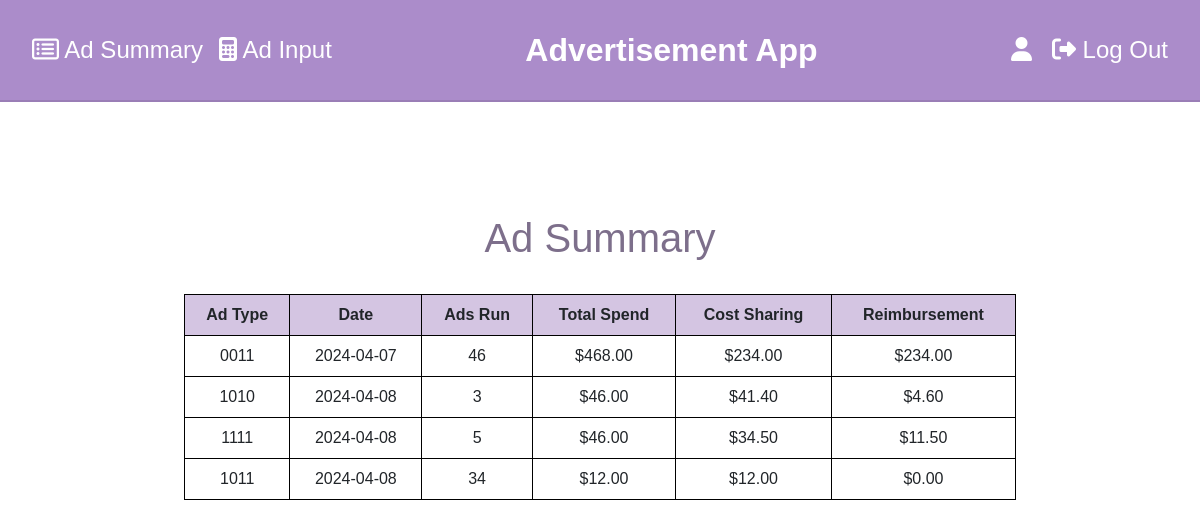
/ads/ad_summary/ (signed in), run on the app's committed database.
### ads/models.py (models this page shows)
class AdType(models.Model):
    ad_code = models.CharField(max_length=10)
    cost_share_rate = models.FloatField()
    allowed_spend = models.CharField(max_length=100)
    objects = models.Manager()
    class Meta:
        app_label = "ads"

class AdEntry(models.Model):
    ad_type = models.ForeignKey(AdType, on_delete=models.CASCADE)
    date = models.DateField(auto_now_add=True)
    ads_run = models.IntegerField()
    actual_spend = models.FloatField()
    cost_sharing = models.FloatField(default=0.0)
    reimbursement = models.FloatField(default=0.0)
    objects = models.Manager()

### ads/views.py (the view)
# urls.py: path("ad_summary/", views.ad_summary, name="ad_summary"),
@login_required
def ad_summary(request):
    ads = AdEntry.objects.all()
    summary_data = []
    for ad in ads:
        ad_type = ad.ad_type
        ads_run = ads.filter(ad_type=ad_type).aggregate(
            total_ads_run=Sum('ads_run')
            )['total_ads_run']
        ad_date = ad.date.strftime("%Y-%m-%d").strip("(),")
        total_spend = sum(ad.actual_spend for ad in ads.filter(ad_type=ad_type))
        cost_sharing = total_spend * ad_type.cost_share_rate
        reimbursement = total_spend - cost_sharing
        summary_data.append(
            {
                "ad_type": ad_type.ad_code,
                "ads_run": ads_run,
                "ad_date": ad_date,
                "total_spend": total_spend,
                "cost_sharing": cost_sharing,
                "reimbursement": reimbursement,
            }
        )
    unique_summary = {v["ad_type"]: v for v in summary_data}.values()
    return render(request, "ads/ad_summary.html", {"summary_data": unique_summary})

### templates/ads/ad_summary.html
{% extends "base.html" %}
{% block content %}
    <h1 class="centered-heading">Ad Summary</h1>
    <table class="ad-summary-table">
        <tr>
            <th>Ad Type</th>
            <th>Date</th>
            <th>Ads Run</th>
            <th>Total Spend</th>
            <th>Cost Sharing</th>
            <th>Reimbursement</th>
        </tr>
        {% for ad in summary_data %}
            <tr>
                <td>{{ ad.ad_type }}</td>
                <td>{{ ad.ad_date }}</td>
                <td>{{ ad.ads_run }}</td>
                <td>${{ ad.total_spend|floatformat:2 }}</td>
                <td>${{ ad.cost_sharing|floatformat:2 }}</td>
                <td>${{ ad.reimbursement|floatformat:2 }}</td>
            </tr>
        {% endfor %}
    </table>
{% endblock %}

### templates/base.html (shortened to what this page needs)
<!DOCTYPE html>
<html lang="en">
{% load static %}
<head>
    <link rel="stylesheet" href="https://stackpath.bootstrapcdn.com/bootstrap/4.4.1/css/bootstrap.min.css"
>
    <link rel="stylesheet" href="{% static 'css/style.css' %}" type="text/css">
    {% if user.is_authenticated %}
        {% include 'partials/_navbar.html' %}
    {% endif %}
</head>
<body>
    <main class="container main">
        {% block content %}{% endblock %}
    </main>
</body>
</html>

### templates/partials/_navbar.html (shortened to what this page needs)
{% load static %}
<div>
    <nav class="navbar navbar-expand-lg">
        <div class="app-section collapse navbar-collapse" id="navbarNav">
          <ul class="navbar-nav">
            <li class="nav-item">
                <a class="nav-link" href="{% url 'ad_summary' %}">
                    <i class="fa fa-list-alt"></i>
                      Ad Summary
                </a>
            </li>
            <li class="nav-item">
                <a class="nav-link" href="{% url 'ad_input' %}">
                    <i class="fa fa-calculator"></i>
                    Ad Input
                </a>
            </li>
          </ul>
        </div>
        <div class="main-title">Advertisement App</div>
        <div class="user-section collapse navbar-collapse" id="navbarNav">
            {% if request.user.is_authenticated %}
            <ul class="navbar-nav">
                <li class="nav-item active">
                    <a class='nav-link' href="{% url 'profile' %}">
                        <i class="fa fa-user pr-1"></i>
                    </a>
                </li>
                <li class="nav-item">
                    <a class='nav-link' href="{% url 'logout' %}" onclick="event.preventDefault(); document.getElementById('logout-form').submit();">
                        <i class="fa fa-sign-out"></i> Log Out
                    </a>
                </li>
            </ul>
            {% endif %}
        </div>
    </nav>
</div>

### static/css/style.css (style rules this page uses)
.container { max-width: 1000px; padding: 5rem; }
.main { max-width: 100%; min-height: 100%; }
.navbar { background-color: #ab8cca; color: white; border-bottom: 2px solid rgba(0, 0, 0, .0975); padding: 1.5rem; }
.navbar a { color: white; }
.user-section { font-size: 1.5rem; justify-content: flex-end; }
.app-section { font-size: 1.5rem; }
.user-section a { padding-left: 15px; }
.centered-heading { text-align: center; padding: 2rem; margin: 0; color: #7d6f8b; }
.ad-summary-table { margin: auto; border-collapse: collapse; width: 80%; }
.ad-summary-table th { border: 1px solid black; padding: 8px; background-color: #d4c5e2; text-align: center; }
.ad-summary-table td { border: 1px solid black; padding: 8px; text-align: center; }
.main-title { font-size: 2rem; font-weight: bold; }
body { margin: 0; font-family: sans-serif; }

### data on the page
AdType: ad_type "0011"
AdEntry: ad_type "1010", ad_date "2024-04-08", ads_run "3", total_spend "46.00", cost_sharing "41.40", reimbursement "4.60"
AdEntry: ad_type "1111", ad_date "2024-04-08", ads_run "5", total_spend "46.00", cost_sharing "34.50", reimbursement "11.50"
AdEntry: ad_type "1011", ad_date "2024-04-08", ads_run "34", total_spend "12.00", cost_sharing "12.00", reimbursement "0.00"

### other printed values
{{ ad.ad_date }} "2024-04-07"
{{ ad.ads_run }} "46"
{{ ad.total_spend|floatformat:2 }} "468.00"
{{ ad.cost_sharing|floatformat:2 }} "234.00"
{{ ad.reimbursement|floatformat:2 }} "234.00"
